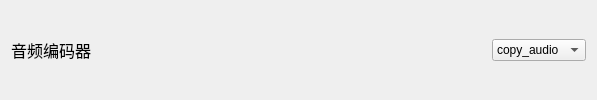
                                      <widget class="QWidget" name="widget_20" native="true">
                                       <layout class="QHBoxLayout" name="horizontalLayout_34">
                                        <item>
                                         <widget class="QLabel" name="encoderLabel_10">
                                          <property name="font">
                                           <font>
                                            <pointsize>12</pointsize>
                                           </font>
                                          </property>
                                          <property name="text">
                                           <string>音频编码器</string>
                                          </property>
                                         </widget>
                                        </item>
                                        <item>
                                         <spacer name="horizontalSpacer_30">
                                          <property name="orientation">
                                           <enum>Qt::Orientation::Horizontal</enum>
                                          </property>
                                          <property name="sizeHint" stdset="0">
                                           <size>
                                            <width>382</width>
                                            <height>20</height>
                                           </size>
                                          </property>
                                         </spacer>
                                        </item>
                                        <item>
                                         <widget class="QLabel" name="label_56">
                                          <property name="maximumSize">
                                           <size>
                                            <width>25</width>
                                            <height>25</height>
                                           </size>
                                          </property>
                                          <property name="toolTip">
                                           <string>&lt;html&gt;&lt;head/&gt;&lt;body&gt;&lt;p&gt;&lt;span style=&quot; font-weight:700;&quot;&gt;音频编码器&lt;/span&gt;&lt;/p&gt;&lt;p&gt;- 如果视频容器&lt;span style=&quot; font-weight:700;&quot;&gt;不是 mkv，&lt;/span&gt;或输出视频有音频问题，&lt;span style=&quot; font-weight:700;&quot;&gt;推荐 &lt;/span&gt;使用 &lt;span style=&quot; font-weight:700;&quot;&gt;aac&lt;/span&gt;。&lt;/p&gt;&lt;p&gt;&lt;span style=&quot; font-weight:700;&quot;&gt;- &lt;/span&gt;copy_audio：输出时不做重新编码&lt;/p&gt;&lt;p&gt;- aac：最常见，质量高。&lt;/p&gt;&lt;p&gt;- libmp3lame：较少使用，质量低。&lt;/p&gt;&lt;p&gt;- opus：用于 &lt;span style=&quot; font-weight:700;&quot;&gt;webm&lt;/span&gt;。&lt;/p&gt;&lt;/body&gt;&lt;/html&gt;</string>
                                          </property>
                                          <property name="text">
                                           <string/>
                                          </property>
                                          <property name="pixmap">
                                           <pixmap resource="resources.qrc">:/icons/icons/info.svg</pixmap>
                                          </property>
                                          <property name="scaledContents">
                                           <bool>true</bool>
                                          </property>
                                         </widget>
                                        </item>
                                        <item>
                                         <widget class="QComboBox" name="audio_encoder">
                                          <property name="minimumSize">
                                           <size>
                                            <width>0</width>
                                            <height>0</height>
                                           </size>
                                          </property>
                                          <item>
                                           <property name="text">
                                            <string>copy_audio</string>
                                           </property>
                                          </item>
                                          <item>
                                           <property name="text">
                                            <string>aac</string>
                                           </property>
                                          </item>
                                          <item>
                                           <property name="text">
                                            <string>libmp3lame</string>
                                           </property>
                                          </item>
                                          <item>
                                           <property name="text">
                                            <string>opus</string>
                                           </property>
                                          </item>
                                         </widget>
                                        </item>
                                       </layout>
                                      </widget>
